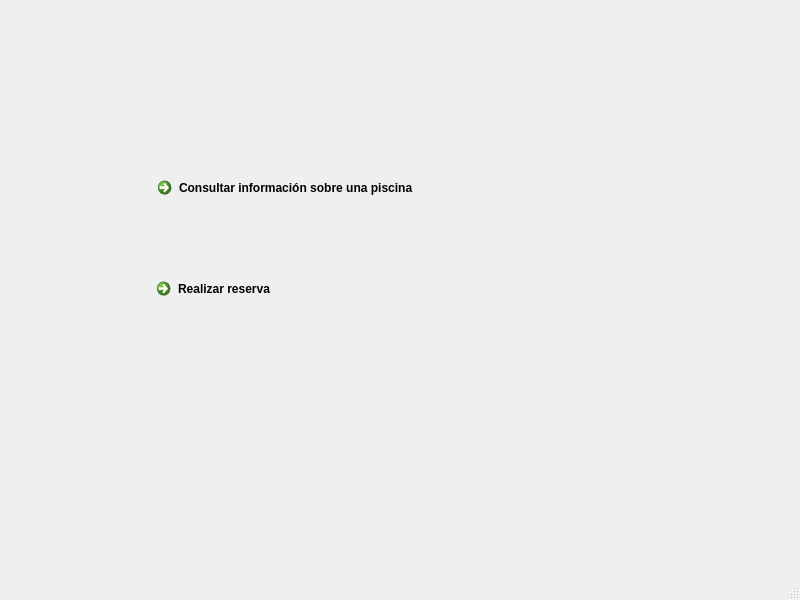
<?xml version="1.0" encoding="UTF-8"?>
<ui version="4.0">
 <class>MainWindow</class>
 <widget class="QMainWindow" name="MainWindow">
  <property name="geometry">
   <rect>
    <x>0</x>
    <y>0</y>
    <width>800</width>
    <height>600</height>
   </rect>
  </property>
  <property name="windowTitle">
   <string>MainWindow</string>
  </property>
  <widget class="QWidget" name="centralwidget">
   <widget class="QWidget" name="verticalLayoutWidget">
    <property name="geometry">
     <rect>
      <x>150</x>
      <y>170</y>
      <width>321</width>
      <height>51</height>
     </rect>
    </property>
    <layout class="QVBoxLayout" name="verticalLayout">
     <item>
      <widget class="QCommandLinkButton" name="commandLinkButton">
       <property name="text">
        <string>Consultar información sobre una piscina</string>
       </property>
      </widget>
     </item>
    </layout>
   </widget>
   <widget class="QWidget" name="verticalLayoutWidget_2">
    <property name="geometry">
     <rect>
      <x>149</x>
      <y>271</y>
      <width>321</width>
      <height>51</height>
     </rect>
    </property>
    <layout class="QVBoxLayout" name="verticalLayout_2">
     <item>
      <widget class="QCommandLinkButton" name="commandLinkButton_2">
       <property name="text">
        <string>Realizar reserva</string>
       </property>
      </widget>
     </item>
    </layout>
   </widget>
  </widget>
  <widget class="QMenuBar" name="menubar">
   <property name="geometry">
    <rect>
     <x>0</x>
     <y>0</y>
     <width>800</width>
     <height>21</height>
    </rect>
   </property>
  </widget>
  <widget class="QStatusBar" name="statusbar"/>
 </widget>
 <resources/>
 <connections/>
</ui>
